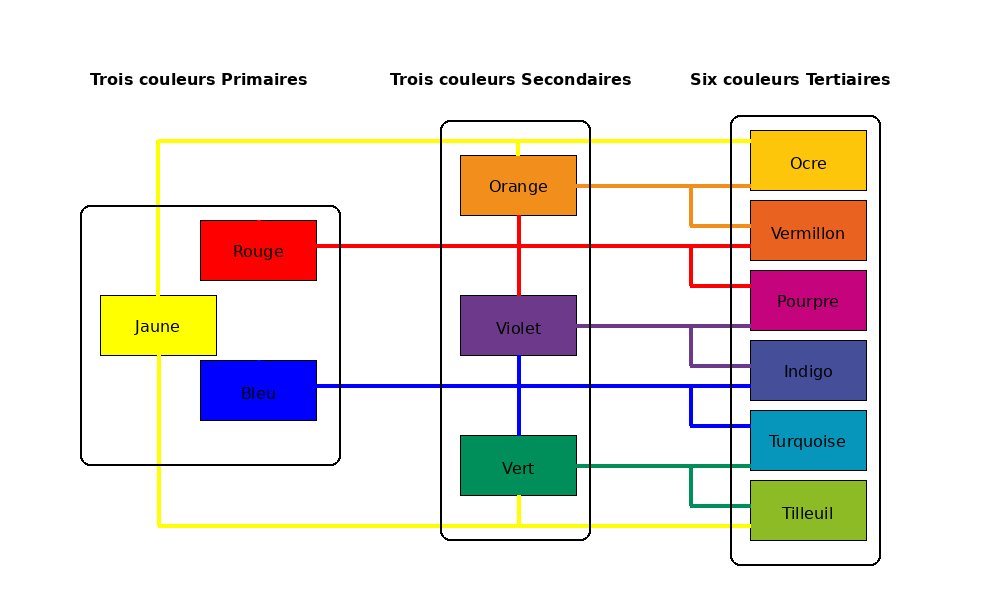

Generate this figure with Python:
import re
from PIL import Image, ImageDraw, ImageFont, ImageColor
import traceback


from PIL import ImageColor


def to_rgb(hc):
    try:
        rgb = ImageColor.getrgb(hc.strip())
        return rgb
    except Exception:
        pass

    return (0, 0, 0)


def couleur_rectangle(draw, font, couleur, x0, y0, w, h):
    draw.rectangle(
        [x0, y0, x0 + w, y0 + h],
        fill=to_rgb(couleur["code"]),
        outline=(0, 0, 0),
    )

    nom = couleur["nom"]
    try:
        bbox = draw.textbbox((0, 0), nom, font=font)
        tw = bbox[2] - bbox[0]
        th = bbox[3] - bbox[1]
    except Exception:
        mask = font.getmask(nom)
        tw, th = mask.size

    text_x = x0 + (w - tw) / 2
    text_y = y0 + (h - th) / 2
    draw.text((text_x, text_y), nom, fill=(0, 0, 0), font=font)


def afficher_texte(draw, font, x0, y0, texte):
    draw.text((x0, y0), texte, fill=(0, 0, 0), font=font)


def tracer_ligne(draw, couleur, x1, y1, x2, y2, width=4):
    rgb = to_rgb(couleur["code"])
    draw.line([(x1, y1), (x2, y2)], fill=rgb, width=width)
    pass


def legende(couleursSecondairesAlternees, couleursTertiaires, filename: str):
    font_size = 16
    pad_x = 20
    pad_y = 18
    spacing_y = 12
    col_gap = 40
    label_gap = 12
    padding_inbox = 40
    padding_interbox = 20
    border_padding = 20
    rect_h = max(font_size + 12, 60)

    try:
        font = ImageFont.truetype("DejaVuSans.ttf", font_size)
        font_bold = ImageFont.truetype("DejaVuSans-Bold.ttf", font_size)
    except Exception:
        font = ImageFont.load_default()
        font_bold = font

    couleuresPrimaires = [
        couleursSecondairesAlternees[0],
        couleursSecondairesAlternees[2],
        couleursSecondairesAlternees[4],
    ]

    couleuresSecondaires = [
        couleursSecondairesAlternees[1],
        couleursSecondairesAlternees[3],
        couleursSecondairesAlternees[5],
    ]

    couleuresTertiaires = [
        couleursTertiaires[0],
        couleursTertiaires[1],
        couleursTertiaires[2],
        couleursTertiaires[3],
        couleursTertiaires[4],
        couleursTertiaires[5],
    ]

    routesCouleurs = couleuresPrimaires + couleuresSecondaires + couleuresTertiaires

    try:
        # measure text
        dummy = Image.new("RGB", (1, 1))
        dd = ImageDraw.Draw(dummy)
        max_text_w = 0
        for name, _ in routesCouleurs:
            try:
                bbox = dd.textbbox((0, 0), name, font=font)
                w = bbox[2] - bbox[0]
            except Exception:
                w = font.getmask(name).size[0]
            if w > max_text_w:
                max_text_w = w

        rect_w = max_text_w + 2 * padding_inbox

        img = Image.new("RGBA", (1000, 600), (255, 255, 255, 255))
        draw = ImageDraw.Draw(img)

        ####################################################
        ##              COULEURS TERTIAIRES
        ####################################################
        x_couleurs_tertiaires = 750
        y_couleurs_tertiaires = 150

        x0 = x_couleurs_tertiaires - 60
        # y0 = 100
        # afficher_texte(draw, font_bold, x0, y0, "Couleurs Tertiaires")

        ########### OCRE ############
        x0ocre = x_couleurs_tertiaires
        y0ocre = y_couleurs_tertiaires
        ocre = couleuresTertiaires[0]
        couleur_rectangle(draw, font, ocre, x0ocre, y0ocre - 20, rect_w, rect_h)

        ########### VERMILLON ############
        x0vermillon = x_couleurs_tertiaires
        y0vermillon = y_couleurs_tertiaires + 70
        vermillon = couleuresTertiaires[5]
        couleur_rectangle(
            draw, font, vermillon, x0vermillon, y0vermillon - 20, rect_w, rect_h
        )

        ########### POURPRE ############
        x0pourpre = x_couleurs_tertiaires
        y0pourpre = y_couleurs_tertiaires + 2 * 70
        pourpre = couleuresTertiaires[4]
        couleur_rectangle(
            draw, font, pourpre, x0pourpre, y0pourpre - 20, rect_w, rect_h
        )

        ###########  INDIGO ############
        x0indigo = x_couleurs_tertiaires
        y0indigo = y_couleurs_tertiaires + 3 * 70
        indifgo = couleuresTertiaires[3]
        couleur_rectangle(draw, font, indifgo, x0indigo, y0indigo - 20, rect_w, rect_h)

        ########### TURQUOISE ############
        x0turquoise = x_couleurs_tertiaires
        y0turquoise = y_couleurs_tertiaires + 4 * 70
        turquoise = couleuresTertiaires[2]
        couleur_rectangle(
            draw, font, turquoise, x0turquoise, y0turquoise - 20, rect_w, rect_h
        )

        ########### TILLEUL ############
        x0tilleul = x_couleurs_tertiaires
        y0tilleul = y_couleurs_tertiaires + 5 * 70
        tilleul = couleuresTertiaires[1]
        couleur_rectangle(
            draw, font, tilleul, x0tilleul, y0tilleul - 20, rect_w, rect_h
        )

        ####################################################
        ##              COULEURS SECONDAIRES
        ####################################################
        x_couleurs_secondaires = 460

        x0 = x_couleurs_secondaires - 30
        y0 = 90
        # afficher_texte(draw, font_bold, x0, y0, "Couleurs Secondaires")

        ########### ORANGE ############
        x0orange = x_couleurs_secondaires
        y0orange = y0ocre + 5
        orange = couleuresSecondaires[2]
        couleur_rectangle(draw, font, orange, x0orange, y0orange, rect_w, rect_h)

        ########### VIOLET ############
        x0violet = x_couleurs_secondaires
        y0violet = y0pourpre + 5
        violet = couleuresSecondaires[1]
        couleur_rectangle(draw, font, violet, x0violet, y0violet, rect_w, rect_h)

        ########### VERT ############
        x0vert = x_couleurs_secondaires
        y0vert = y0turquoise + 5
        vert = couleuresSecondaires[0]
        couleur_rectangle(draw, font, vert, x0vert, y0vert, rect_w, rect_h)

        ####################################################
        ##              COULEURS PRIMAIRES
        ####################################################
        x_couleurs_primaires = 100
        
        x0jaune = x_couleurs_primaires
        y0jaune = y0violet
        jaune = couleuresPrimaires[0]
        couleur_rectangle(draw, font, jaune, x0jaune, y0jaune, rect_w, rect_h)

        x0rouge = x_couleurs_primaires + 100
        y0rouge = y0vermillon
        rouge = couleuresPrimaires[2]
        couleur_rectangle(draw, font, rouge, x0rouge, y0rouge, rect_w, rect_h)

        x0bleu = x_couleurs_primaires + 100
        y0bleu = y0indigo
        bleu = couleuresPrimaires[1]
        couleur_rectangle(draw, font, bleu, x0bleu, y0bleu, rect_w, rect_h)

        ####################################################
        ##       LIGNES : PRIMAIRES -> TERTIAIRES
        ####################################################
        #
        ## JAUNE OCRE
        x1 = x0jaune + rect_w / 2
        y1 = y0jaune
        x2 = x1
        y_ligne_jaune1 = y0ocre - 10
        tracer_ligne(draw, jaune, x1, y1, x2, y_ligne_jaune1)

        x1 = x0jaune + rect_w / 2
        y1 = y_ligne_jaune1
        x2 = x0ocre
        y2 = y1
        tracer_ligne(draw, jaune, x1, y1, x2, y2)

        ## ROUGE VERMILLON
        x1 = x0rouge + rect_w / 2
        y1 = y0rouge
        x2 = x1
        y_ligne_rouge = y0vermillon + 25
        tracer_ligne(draw, rouge, x1, y1, x2, y_ligne_rouge)

        x1 = x0rouge + rect_w / 2
        y1 = y0vermillon + 25
        x2 = x0vermillon
        y2 = y1
        tracer_ligne(draw, rouge, x1, y1, x2, y2)

        ## BLEU INDIGO
        x1 = x0bleu + rect_w / 2
        y1 = y0bleu
        x2 = x1
        y_ligne_bleu = y0indigo + 25
        tracer_ligne(draw, bleu, x1, y1, x2, y_ligne_bleu)

        x1 = x0bleu + rect_w / 2
        y1 = y0indigo + 25
        x2 = x0indigo
        y2 = y1
        tracer_ligne(draw, bleu, x1, y1, x2, y2)

        ## JAUNE TILLEUL
        x1 = x0jaune + rect_w / 2
        y1 = y0jaune + rect_h
        x2 = x1
        y2 = y0tilleul + 25
        tracer_ligne(draw, jaune, x1, y1, x2, y2)

        x1 = x0jaune + rect_w / 2
        y1 = y0tilleul + 25
        x2 = x0tilleul
        y_ligne_jaune2 = y1
        tracer_ligne(draw, jaune, x1, y1, x2, y_ligne_jaune2)

        ####################################################
        ##      LIGNES : SECONDAIRES -> TERTIAIRES
        ####################################################
        #
        # ORANGE => OCRE
        x1 = x0orange + rect_w
        y1 = y0orange + rect_h / 2
        x2 = x0ocre
        y2 = y1
        tracer_ligne(draw, orange, x1, y1, x2, y2)

        # ORANGE => VERMILLON
        x1 = x0vermillon - 60
        y1 = y0orange + rect_h / 2
        x2 = x1
        y2 = y1 + 40
        tracer_ligne(draw, orange, x1, y1, x2, y2)

        x1 = x2
        y1 = y2
        x2 = x0vermillon
        tracer_ligne(draw, orange, x1, y1, x2, y2)

        # ROUGE => POURPRE
        x1 = x0vermillon - 60
        y1 = y_ligne_rouge
        x2 = x1
        y2 = y1 + 40
        tracer_ligne(draw, rouge, x1, y1, x2, y2)

        x1 = x2
        y1 = y2
        x2 = x0pourpre
        tracer_ligne(draw, rouge, x1, y1, x2, y2)

        # VIOLET => POURPRE
        x1 = x0violet + rect_w
        y1 = y0violet + rect_h / 2
        x2 = x0pourpre
        y2 = y1
        tracer_ligne(draw, violet, x1, y1, x2, y2)

        # VIOLET => INDIGO
        x1 = x0indigo - 60
        y1 = y0violet + rect_h / 2
        x2 = x1
        y2 = y1 + 40
        tracer_ligne(draw, violet, x1, y1, x2, y2)

        x1 = x2
        y1 = y2
        x2 = x0indigo
        tracer_ligne(draw, violet, x1, y1, x2, y2)

        # BLEU => TURQUOISE
        x1 = x0turquoise - 60
        y1 = y_ligne_bleu
        x2 = x1
        y2 = y1 + 40
        tracer_ligne(draw, bleu, x1, y1, x2, y2)

        x1 = x2
        y1 = y2
        x2 = x0turquoise
        tracer_ligne(draw, bleu, x1, y1, x2, y2)

        # VERT => TURQUOISE
        x1 = x0vert + rect_w
        y1 = y0vert + rect_h / 2
        x2 = x0turquoise
        y2 = y1
        tracer_ligne(draw, vert, x1, y1, x2, y2)

        # VERT => TILLEUL
        x1 = x0tilleul - 60
        y1 = y0vert + rect_h / 2
        x2 = x1
        y2 = y1 + 40
        tracer_ligne(draw, vert, x1, y1, x2, y2)

        x1 = x2
        y1 = y2
        x2 = x0tilleul
        tracer_ligne(draw, vert, x1, y1, x2, y2)

        ####################################################
        ##       LIGNES : PRIMAIRES -> TERTIAIRES
        ####################################################

        # BLEU => VERT - VIOLET
        x1 = x0violet + rect_w / 2
        y1 = y0violet + rect_h
        x2 = x0vert + rect_w / 2
        y2 = y0vert
        tracer_ligne(draw, bleu, x1, y1, x2, y2)

        # ROUGE => ORANGE - VIOLET
        x1 = x0orange + rect_w / 2
        y1 = y0orange + rect_h
        x2 = x1
        y2 = y0violet
        tracer_ligne(draw, rouge, x1, y1, x2, y2)

        # JAUNE => VERT
        x1 = x0vert + rect_w / 2
        y1 = y0vert + rect_h
        x2 = x1
        y2 = y_ligne_jaune2
        tracer_ligne(draw, jaune, x1, y1, x2, y2)

        # ORANGE => HAUNE
        x1 = x0orange + rect_w / 2
        y1 = y0orange
        x2 = x1
        y2 = y_ligne_jaune1
        tracer_ligne(draw, jaune, x1, y1, x2, y2)

        #######################################################
        x0=x_couleurs_primaires -20
        y0=y0rouge -15
        x1= x0 + 260
        y1 = y0 +260
        draw.rounded_rectangle(
            [x0, y0, x1, y1], radius=10, fill=None, outline=(0, 0, 0), width=2
        )

        x0=x_couleurs_secondaires -20
        y0=y0orange -35
        x1= x0 + 150
        y1 = y0 +420
        draw.rounded_rectangle(
            [x0, y0, x1, y1], radius=10, fill=None, outline=(0, 0, 0), width=2
        )

        x0=x_couleurs_tertiaires -20
        y0=y0ocre -35
        x1= x0 + 150
        y1 = y0 +450
        draw.rounded_rectangle(
            [x0, y0, x1, y1], radius=10, fill=None, outline=(0, 0, 0), width=2
        )


        afficher_texte(draw, font_bold, x_couleurs_primaires, 70, "Couleurs Primaires")
        afficher_texte(draw, font_bold, x_couleurs_secondaires-30, 70, "Couleurs Secondaires")
        afficher_texte(draw, font_bold, x_couleurs_tertiaires-30, 70, "Couleurs Tertiaires")

        img.save(filename)
        print("Wrote", filename)
    except Exception as e:
        print("ERROR saving image:", e)
        traceback.print_exc()
